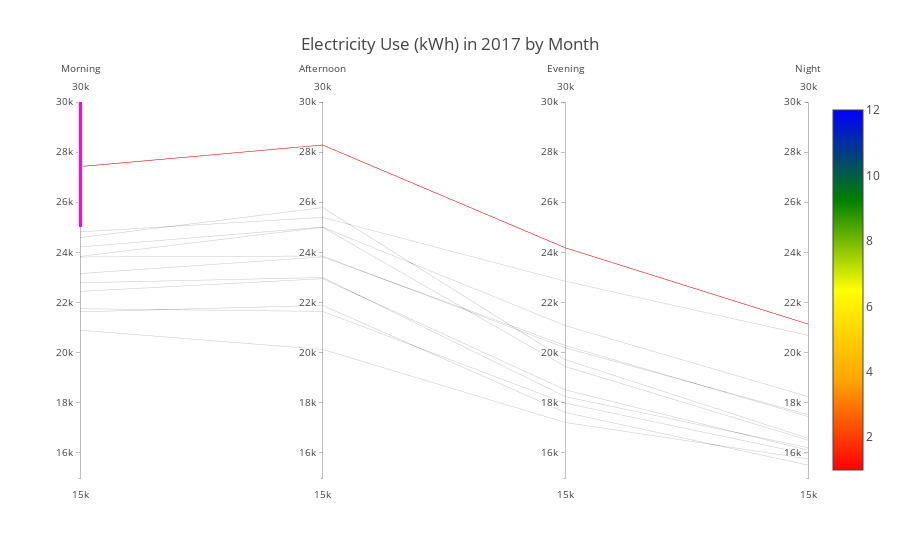

Notebook cell for this chart:
### Code cell
# Energy Use in 2017, each line represents one month
# Note: Unable to label the lines, unable to create discrete color scale

data = [
    go.Parcoords(
        line = dict(color = df_month.index,
                    showscale=True,
                    colorscale=[[0,'red'],[0.25,'orange'],[0.5,'yellow'],[0.75,'green'],[1,'blue']]),
        hoverinfo = "all",
        dimensions = list([
            dict(range = [15000,30000],
                constraintrange = [25000,30000],
                label = 'Morning', values = df_month['morning']),
            dict(range = [15000,30000],
                label = 'Afternoon', values = df_month['afternoon']),
            dict(range = [15000,30000],
                label = 'Evening', values = df_month['evening']),
            dict(range = [15000,30000],
                label = 'Night', values = df_month['night']),
        ])
    )
]

layout = go.Layout(
    title='Electricity Use (kWh) in 2017 by Month'
)

fig = go.Figure(data = data, layout = layout)
plotly.offline.iplot(fig, filename = 'parcoords-basic')

### Figure 1 — Plotly figure (JSON) as saved in the notebook; plotly's stock layout.template omitted (floating-point values rounded to 4 significant figures)
{"data": [{"dimensions": [{"constraintrange": [25000, 30000], "label": "Morning", "range": [15000, 30000], "values": [27420.0, 23160.0, 23820.0, 20900.0, 21750.0, 24590.0, 23840.0, 22790.0, 21630, 22450.0, 24220.0, 24820.0]}, {"label": "Afternoon", "range": [15000, 30000], "values": [28280.0, 23820.0, 23860.0, 20130.0, 21646, 25790.0, 25000.0, 23000.0, 21880.0, 22950.0, 25010.0, 25400.0]}, {"label": "Evening", "range": [15000, 30000], "values": [24180.0, 20290.0, 20190.0, 17210.0, 17980.0, 19720.0, 19450.0, 18250.0, 17610.0, 18520.0, 21080.0, 22850.0]}, {"label": "Night", "range": [15000, 30000], "values": [21140.0, 17450.0, 17530.0, 15760.0, 15950.0, 16590.0, 16510.0, 16210.0, 15520.0, 16110.0, 18250.0, 20691]}], "hoverinfo": "all", "line": {"color": [1, 2, 3, 4, 5, 6, 7, 8, 9, 10, 11, 12], "colorscale": [[0, "red"], [0.25, "orange"], [0.5, "yellow"], [0.75, "green"], [1, "blue"]], "showscale": true}, "type": "parcoords", "uid": "994f1b3c-d787-44d2-9b67-69cc8ccd7d15"}], "layout": {"title": {"text": "Electricity Use (kWh) in 2017 by Month"}}}
